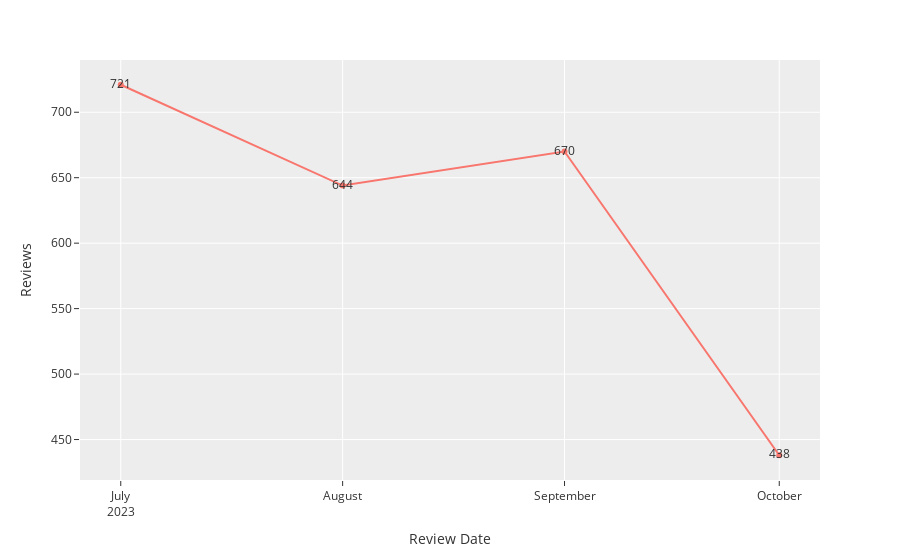

Notebook code for this chart:
### Code cell
mask = df["score"] == 4
fig = px.line(df[mask].groupby('at_ym', as_index=False).sum('Reviews'), 
       y='Reviews', 
       x='at_ym',
       title="Monthly Number of Reviews"
       text='Reviews',
       labels={'at_ym': 'Review Date'},
       template='ggplot2',
       hover_data={"at_ym": "|%B %d, %Y"},)
fig.update_xaxes(
    dtick="M1",
    tickformat="%B\n%Y")
fig.show()

### Figure 1 — Plotly figure (JSON) as saved in the notebook; plotly's stock layout.template omitted (floating-point values rounded to 4 significant figures)
{"data": [{"hovertemplate": "Review Date=%{x|%B %d, %Y}<br>Reviews=%{text}<extra></extra>", "legendgroup": "", "line": {"color": "#F8766D", "dash": "solid"}, "marker": {"symbol": "circle"}, "mode": "text+markers+lines", "name": "", "orientation": "v", "showlegend": false, "text": [721, 644, 670, 438], "type": "scatter", "x": ["2023-07", "2023-08", "2023-09", "2023-10"], "xaxis": "x", "y": [721, 644, 670, 438], "yaxis": "y"}], "layout": {"legend": {"tracegroupgap": 0}, "margin": {"t": 60}, "xaxis": {"anchor": "y", "domain": [0, 1], "dtick": "M1", "tickformat": "%B\n%Y", "title": {"text": "Review Date"}}, "yaxis": {"anchor": "x", "domain": [0, 1], "title": {"text": "Reviews"}}}}
